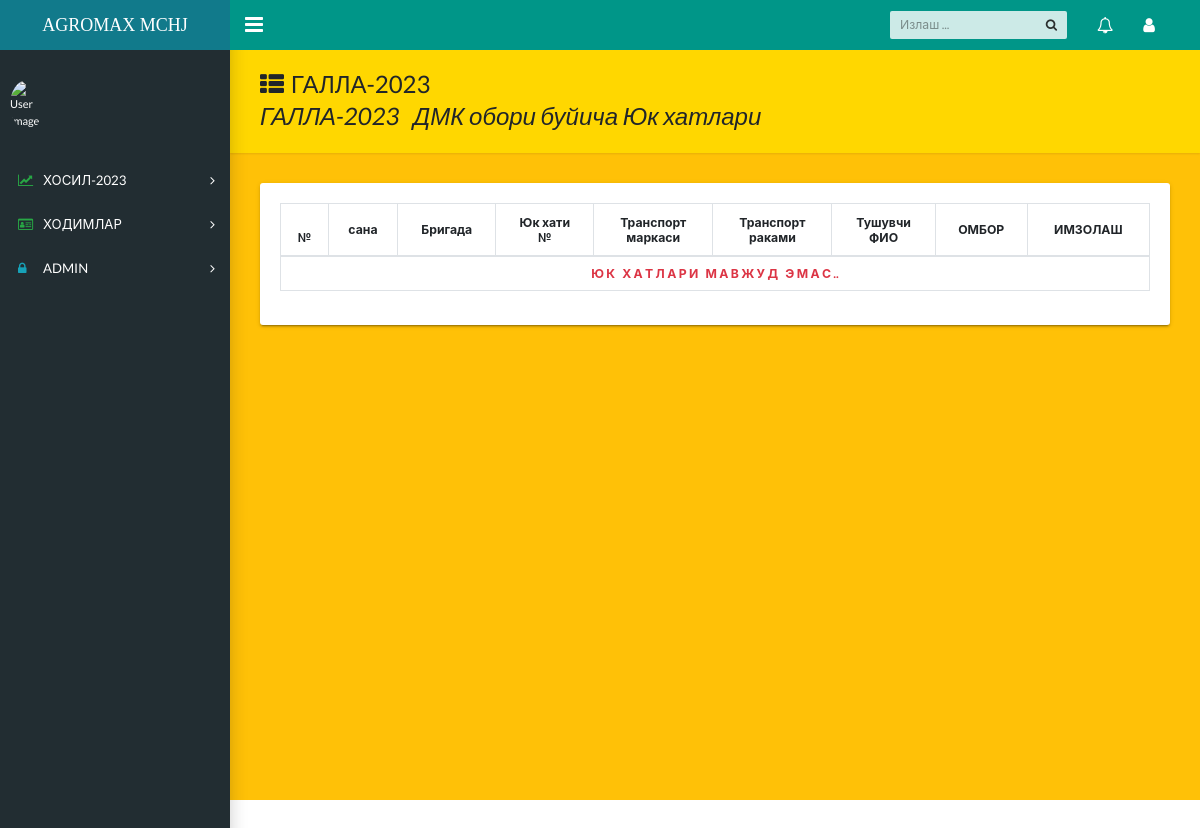
The app's page /dmkimzo/, older data.
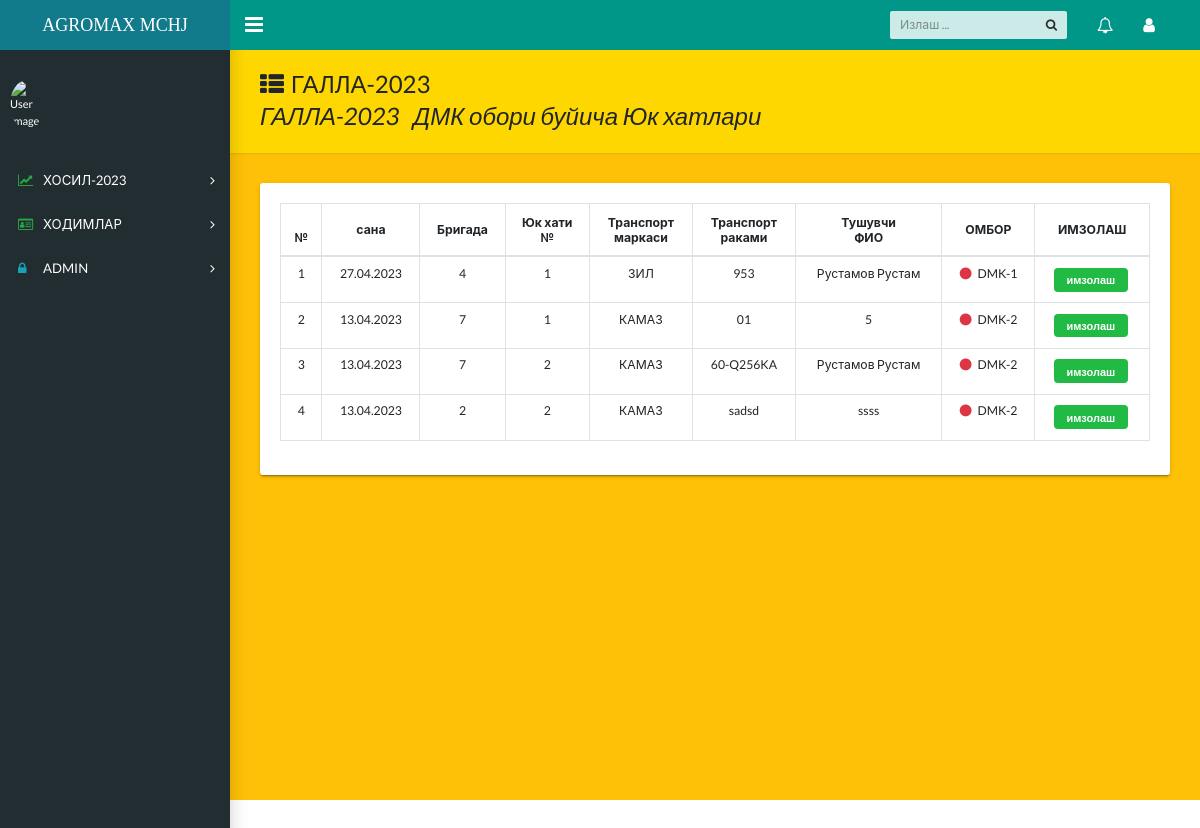
The same page, newer data.
### homes/models.py (models this page shows, shortened)
class Galla(models.Model):
    date=models.DateField()
    brigada=models.ForeignKey('GBrigada',on_delete=models.PROTECT)
    ombor=models.ForeignKey("OmborG",on_delete=models.CASCADE)
    yuk_num=models.CharField(max_length=3)
    tr_marka=models.CharField(max_length=20,choices=tr_marka)
    tr_num=models.CharField(max_length=20)
    tr_name=models.CharField(max_length=30)
    imzo=models.BooleanField(default=False)
    brutto=models.FloatField(null=True,blank=True)
    tara=models.FloatField(null=True,blank=True)
    sofVazn=models.IntegerField(blank=True,null=True,default=0)

### login/views.py (the view)
# urls.py: path('dmkimzo/',dmkimzo,name='dmkimzo'),
def dmkimzo(request):
    dmk=Galla.objects.filter(ombor__name__in=['DMK-1',"DMK-2"],imzo=False).order_by('-id').values('date','brigada','ombor__name','yuk_num','tr_num','tr_marka','tr_name','imzo','id')
    context={'dmk':dmk}
    return render(request,'form/dmkimzo.html',context)

### templates/form/dmkimzo.html (shortened to what this page needs)
{% extends 'homes/dashboard.html' %}
{% block content %}
<main class="app-content bg-warning">
    <div class="app-title" style="background-color: gold;">
      <div>
        <h1><i class="fa fa-th-list pr-2"></i>ГАЛЛА-2023
        <p>ГАЛЛА-2023&nbsp;&nbsp;&nbsp;ДМК обори буйича Юк хатлари</p>
      </div>
    </div>
    <div class="row" >
      <div class="col-md-12">
        <div class="tile" >
          <div class="tile-body">
            <div class="table-responsive">
                {% include 'form/dmkimzo-inc.html' %}
              </div>
          </div>
        </div>
      </div>
    </div>
  </main>
{% endblock %}

### templates/form/dmkimzo-inc.html
<table class="table table-bordered" style="line-height:12px ;">
    <thead class="text-center" style="font-weight:900 ; line-height: 15px;">
    <tr >
        <th>№</th>
        <th class="align-middle">сана</th>
        <th class="align-middle">Бригада</th>
        <th class="align-middle">Юк хати <br> №</th>
        <th class="align-middle">Транспорт <br> маркаси</th>
        <th class="align-middle">Транспорт <br> раками</th>
        <th class="align-middle">Тушувчи <br>ФИО</th>
        <th class="align-middle">ОМБОР</th>
        <th class="align-middle">ИМЗОЛАШ</th>
    </tr>
    </thead>
    <tbody class="text-center">
    {% for i in dmk %}
    <tr>
        <td>{{forloop.counter}}</td>
        <td>{{i.date|date:"d.m.Y"}}</td>
        <td>{{i.brigada}}</td>
        <td>{{i.yuk_num}}</td>
        <td>{{i.tr_marka}}</td>
        <td>{{i.tr_num}}</td>
        <td>{{i.tr_name}}</td>
        <td><i class="circle icon text-danger pr-2 "></i>{{i.ombor__name}}</td>
        <td class="text-center">
            <a href="{% url 'dmkimzopk' i.id %}">
                <div class="compact ui button mini green">
                    имзолаш
                  </div>
            </a>
        </td>
    </tr>
    {% empty %}
    <tr>
        <td colspan="9" class="text-danger font-weight-bold">Ю&nbsp;К&nbsp;&nbsp; Х&nbsp;А&nbsp;Т&nbsp;Л&nbsp;А&nbsp;Р&nbsp;И&nbsp;&nbsp; М&nbsp;А&nbsp;В&nbsp;Ж&nbsp;У&nbsp;Д&nbsp;&nbsp; Э&nbsp;М&nbsp;А&nbsp;С&nbsp;..</td>
    </tr>
    {% endfor %}
    </tbody>
  </table>

Row changes from the older to the newer data that the page shows:
added Galla: date "27.04.2023", brigada "4", yuk_num "1", tr_marka "ЗИЛ", tr_num "953", tr_name "Рустамов Рустам", ombor__name "DMK-1"
added Galla: date "13.04.2023", brigada "7", yuk_num "1", tr_marka "КАМАЗ", tr_num "01", tr_name "5", ombor__name "DMK-2"
added Galla: date "13.04.2023", brigada "7", yuk_num "2", tr_marka "КАМАЗ", tr_num "60-Q256KA", tr_name "Рустамов Рустам", ombor__name "DMK-2"
added Galla: date "13.04.2023", brigada "2", yuk_num "2", tr_marka "КАМАЗ", tr_num "sadsd", tr_name "ssss", ombor__name "DMK-2"
Text that changed along with them:
text no longer shown: "Ю К Х А Т Л А Р И М А В Ж У Д Э М А С .."
